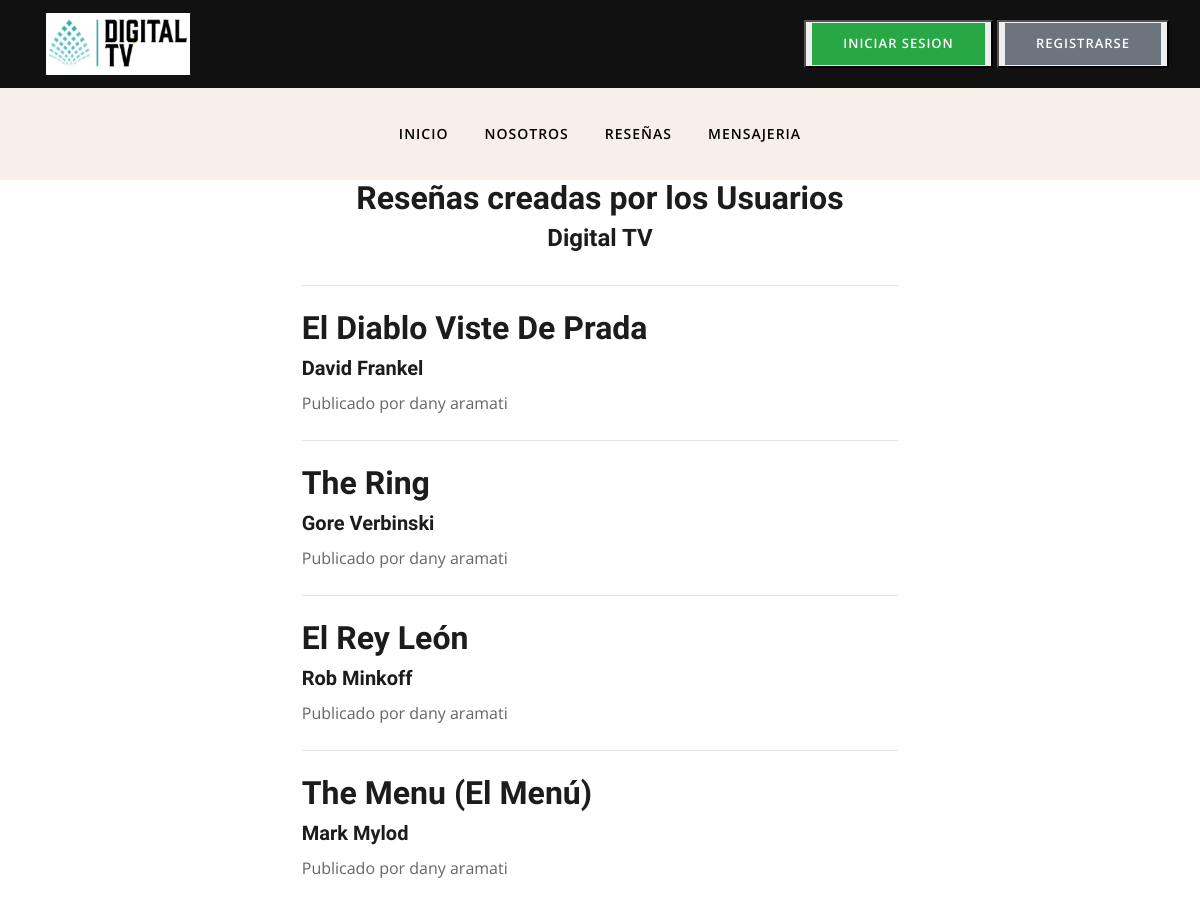
Page /allBlogs/ (upper part) on the earlier database version.
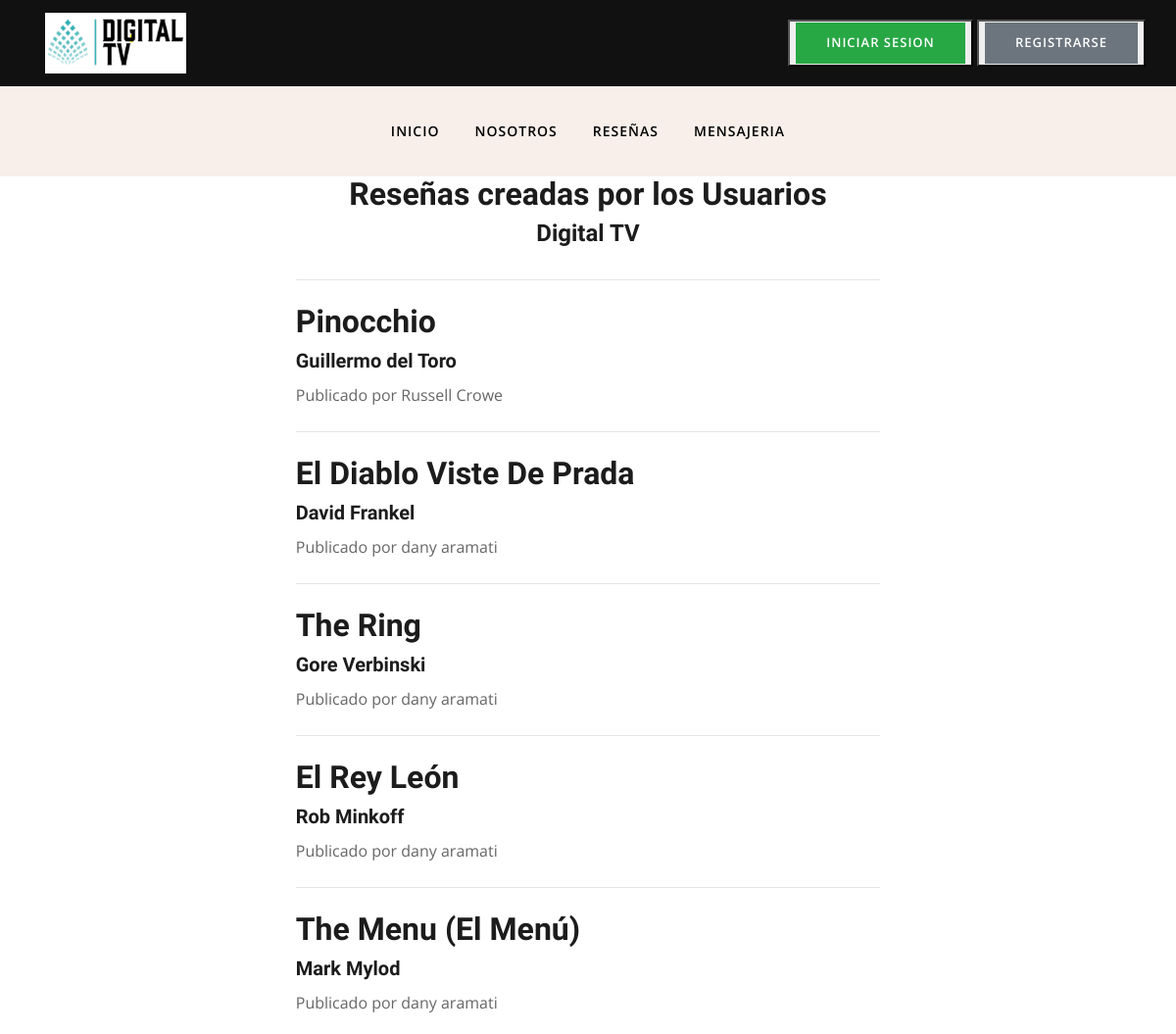
Same page on the later database version.
### Blog/models.py (models this page shows, shortened)
class Blog(models.Model):
    titulo = models.CharField(max_length=100)
    director = models.CharField (max_length=50)
    fecha_publicacion = models.DateField(auto_now=False, auto_now_add=False)
    pais_origen = models.CharField (max_length=100)
    imagen = models.ImageField(upload_to='media', height_field=None, width_field=None, max_length=None, blank=True)
    sinopsis = RichTextUploadingField()
    autor = models.CharField(max_length=100)

### Blog/views.py (the view)
# urls.py: path('allBlogs/', allBlogs , name="allBlogs"),
def allBlogs (request):
    blogs = Blog.objects.all().order_by('-id')
    return render(request, "allBlogs.html", {"blogs": blogs, "imagen": getAvatar(request)})

### Accounts/views.py (called while the page is built)
def getAvatar(request):
   if request.user.is_authenticated:
    lista=userAvatar.objects.filter(user=request.user)
    if len(lista)!=0:
        imagen=lista[0].imagen.url
    else:
        imagen="/media/avatares/defaultAvatar.png"
    return imagen

### Blog/templates/allBlogs.html (shortened to what this page needs)
{% extends 'index.html' %}
{% load static %}
{% block header %}
<section class="{% static 'call-to-action-box no-padding' %}">
    <div class="{% static 'banner-carousel banner-carousel-1 mb-0' %}">
      <div class="banner-carousel-item" style="background-image:url({% static 'images/slider-main/allblogs.jpg' %})">
        <div class="slider-content">
            <div class="container">
              <div class="row align-items-center h-100">
                  <div class="col-md-12 text-center">
                    <h2 class="slide-title" data-animation-in="slideInLeft">Reseñas creadas por los Usuarios</h2>
                    <h3 class="slide-sub-title" data-animation-in="slideInRight">Digital TV</h3>
                  </div>
              </div>
            </div>
        </div>
      </div>
    </section>
{% endblock  %}
{% block container %}
{% if blogs %}
<div class="container px-4 px-lg-5">
    <div class="row gx-4 gx-lg-5 justify-content-center">
        <div class="col-md-10 col-lg-8 col-xl-7">
            {% for blog in blogs %}
                <hr class="my-4" />
                <div class="post-preview">
                    <a href="{% url 'blogPost' blog.id %}">
                        <h2 class="post-title">{{ blog.titulo }}</h2>
                        <h4 class="post-subtitle">{{ blog.director }}</h3>
                    </a>
                    <p class="post-meta">
                        Publicado por {{ blog.autor }}
                    </p>
                </div>
            {% endfor %}
        </div>
    </div>
</div>
{% endif %}
{% endblock  %}

Differences in the rows shown:
added Blog: titulo "Pinocchio", director "Guillermo del Toro", autor "Russell Crowe"
